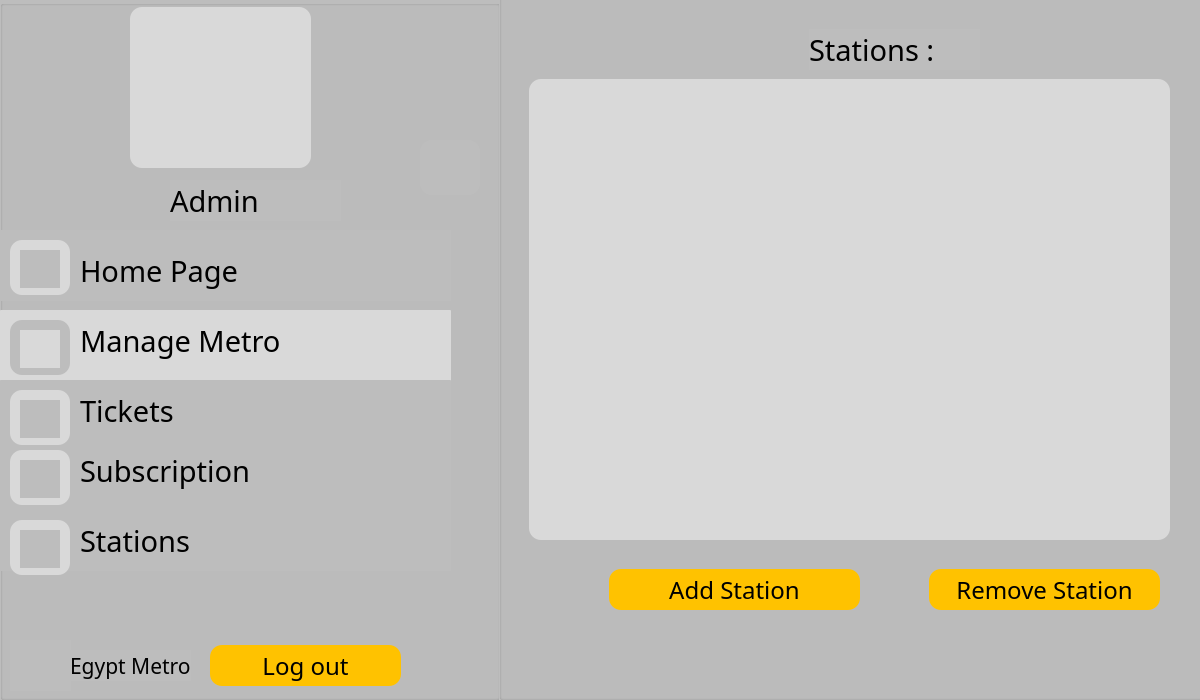
<?xml version="1.0" encoding="UTF-8"?>
<ui version="4.0">
 <class>AdmonManageMetroOptions</class>
 <widget class="QDialog" name="AdmonManageMetroOptions">
  <property name="geometry">
   <rect>
    <x>0</x>
    <y>0</y>
    <width>1200</width>
    <height>700</height>
   </rect>
  </property>
  <property name="windowTitle">
   <string>Dialog</string>
  </property>
  <widget class="QGroupBox" name="groupBox">
   <property name="geometry">
    <rect>
     <x>0</x>
     <y>0</y>
     <width>500</width>
     <height>700</height>
    </rect>
   </property>
   <property name="styleSheet">
    <string notr="true">background-color: #BDBDBD;</string>
   </property>
   <property name="title">
    <string/>
   </property>
   <widget class="QLabel" name="holder_2">
    <property name="geometry">
     <rect>
      <x>130</x>
      <y>7</y>
      <width>181</width>
      <height>161</height>
     </rect>
    </property>
    <property name="styleSheet">
     <string notr="true">background-color: #D9D9D9;
border-radius: 12;</string>
    </property>
    <property name="text">
     <string/>
    </property>
   </widget>
   <widget class="QLabel" name="homepic_2">
    <property name="geometry">
     <rect>
      <x>20</x>
      <y>250</y>
      <width>40</width>
      <height>38</height>
     </rect>
    </property>
    <property name="styleSheet">
     <string notr="true">background-color: #BDBDBD;</string>
    </property>
    <property name="text">
     <string/>
    </property>
   </widget>
   <widget class="QLabel" name="Metro_2">
    <property name="geometry">
     <rect>
      <x>10</x>
      <y>640</y>
      <width>61</width>
      <height>51</height>
     </rect>
    </property>
    <property name="text">
     <string/>
    </property>
   </widget>
   <widget class="QLabel" name="label_20">
    <property name="geometry">
     <rect>
      <x>70</x>
      <y>650</y>
      <width>121</width>
      <height>31</height>
     </rect>
    </property>
    <property name="font">
     <font>
      <family>BAXAUTRIAL</family>
      <pointsize>16</pointsize>
     </font>
    </property>
    <property name="text">
     <string>Egypt Metro</string>
    </property>
   </widget>
   <widget class="QPushButton" name="pushButton_11">
    <property name="geometry">
     <rect>
      <x>210</x>
      <y>645</y>
      <width>191</width>
      <height>41</height>
     </rect>
    </property>
    <property name="font">
     <font>
      <family>BAXAUTRIAL</family>
      <pointsize>18</pointsize>
     </font>
    </property>
    <property name="styleSheet">
     <string notr="true">background-color: #FFC200;
border-radius: 12;
color: black;</string>
    </property>
    <property name="text">
     <string>Log out</string>
    </property>
   </widget>
   <widget class="QLabel" name="username_2">
    <property name="geometry">
     <rect>
      <x>170</x>
      <y>180</y>
      <width>171</width>
      <height>41</height>
     </rect>
    </property>
    <property name="font">
     <font>
      <family>BAXAUTRIAL</family>
      <pointsize>22</pointsize>
     </font>
    </property>
    <property name="text">
     <string>Admin</string>
    </property>
   </widget>
   <widget class="QLabel" name="userpic_2">
    <property name="geometry">
     <rect>
      <x>160</x>
      <y>20</y>
      <width>141</width>
      <height>121</height>
     </rect>
    </property>
    <property name="styleSheet">
     <string notr="true">background-color: #D9D9D9;
border-radius: 12;</string>
    </property>
    <property name="text">
     <string/>
    </property>
   </widget>
   <widget class="QLabel" name="label_19">
    <property name="geometry">
     <rect>
      <x>80</x>
      <y>250</y>
      <width>171</width>
      <height>41</height>
     </rect>
    </property>
    <property name="font">
     <font>
      <family>BAXAUTRIAL</family>
      <pointsize>22</pointsize>
     </font>
    </property>
    <property name="styleSheet">
     <string notr="true">background-color: #BDBDBD;
border-radius: 1;</string>
    </property>
    <property name="text">
     <string>Home Page</string>
    </property>
   </widget>
   <widget class="QLabel" name="label_25">
    <property name="geometry">
     <rect>
      <x>80</x>
      <y>320</y>
      <width>221</width>
      <height>41</height>
     </rect>
    </property>
    <property name="font">
     <font>
      <family>BAXAUTRIAL</family>
      <pointsize>22</pointsize>
     </font>
    </property>
    <property name="styleSheet">
     <string notr="true">background-color: #D9D9D9;</string>
    </property>
    <property name="text">
     <string>Manage Metro</string>
    </property>
   </widget>
   <widget class="QLabel" name="label_27">
    <property name="geometry">
     <rect>
      <x>80</x>
      <y>450</y>
      <width>171</width>
      <height>41</height>
     </rect>
    </property>
    <property name="font">
     <font>
      <family>BAXAUTRIAL</family>
      <pointsize>22</pointsize>
     </font>
    </property>
    <property name="text">
     <string>Subscription</string>
    </property>
   </widget>
   <widget class="QPushButton" name="pushButton_21">
    <property name="geometry">
     <rect>
      <x>0</x>
      <y>310</y>
      <width>451</width>
      <height>71</height>
     </rect>
    </property>
    <property name="styleSheet">
     <string notr="true">background-color: #D9D9D9;
border-radius: 1;</string>
    </property>
    <property name="text">
     <string/>
    </property>
   </widget>
   <widget class="QPushButton" name="pushButton_22">
    <property name="geometry">
     <rect>
      <x>0</x>
      <y>380</y>
      <width>451</width>
      <height>71</height>
     </rect>
    </property>
    <property name="styleSheet">
     <string notr="true">background-color: #BDBDBD;
border-radius: 1;</string>
    </property>
    <property name="text">
     <string/>
    </property>
   </widget>
   <widget class="QPushButton" name="pushButton_23">
    <property name="geometry">
     <rect>
      <x>0</x>
      <y>440</y>
      <width>451</width>
      <height>71</height>
     </rect>
    </property>
    <property name="styleSheet">
     <string notr="true">background-color: #BDBDBD;
border-radius: 1;</string>
    </property>
    <property name="text">
     <string/>
    </property>
   </widget>
   <widget class="QPushButton" name="pushButton_10">
    <property name="geometry">
     <rect>
      <x>0</x>
      <y>230</y>
      <width>451</width>
      <height>71</height>
     </rect>
    </property>
    <property name="styleSheet">
     <string notr="true">background-color: #BDBDBD;
border-radius: 1;</string>
    </property>
    <property name="text">
     <string/>
    </property>
   </widget>
   <widget class="QPushButton" name="pushButton_25">
    <property name="geometry">
     <rect>
      <x>0</x>
      <y>500</y>
      <width>451</width>
      <height>71</height>
     </rect>
    </property>
    <property name="styleSheet">
     <string notr="true">background-color: #BDBDBD;
border-radius: 1;</string>
    </property>
    <property name="text">
     <string/>
    </property>
   </widget>
   <widget class="QLabel" name="label_29">
    <property name="geometry">
     <rect>
      <x>80</x>
      <y>520</y>
      <width>171</width>
      <height>41</height>
     </rect>
    </property>
    <property name="font">
     <font>
      <family>BAXAUTRIAL</family>
      <pointsize>22</pointsize>
     </font>
    </property>
    <property name="text">
     <string>Stations</string>
    </property>
   </widget>
   <widget class="QLabel" name="label_30">
    <property name="geometry">
     <rect>
      <x>80</x>
      <y>390</y>
      <width>171</width>
      <height>41</height>
     </rect>
    </property>
    <property name="font">
     <font>
      <family>BAXAUTRIAL</family>
      <pointsize>22</pointsize>
     </font>
    </property>
    <property name="text">
     <string>Tickets</string>
    </property>
   </widget>
   <widget class="QLabel" name="label_13">
    <property name="geometry">
     <rect>
      <x>10</x>
      <y>240</y>
      <width>60</width>
      <height>55</height>
     </rect>
    </property>
    <property name="styleSheet">
     <string notr="true">background-color: #D9D9D9;
border-radius: 12;</string>
    </property>
    <property name="text">
     <string/>
    </property>
   </widget>
   <widget class="QLabel" name="ManageMetro">
    <property name="geometry">
     <rect>
      <x>20</x>
      <y>330</y>
      <width>40</width>
      <height>38</height>
     </rect>
    </property>
    <property name="styleSheet">
     <string notr="true">background-color: #D9D9D9;</string>
    </property>
    <property name="text">
     <string/>
    </property>
   </widget>
   <widget class="QLabel" name="label_34">
    <property name="geometry">
     <rect>
      <x>10</x>
      <y>320</y>
      <width>60</width>
      <height>55</height>
     </rect>
    </property>
    <property name="styleSheet">
     <string notr="true">background-color: #BDBDBD;
border-radius: 12;</string>
    </property>
    <property name="text">
     <string/>
    </property>
   </widget>
   <widget class="QLabel" name="label_37">
    <property name="geometry">
     <rect>
      <x>10</x>
      <y>450</y>
      <width>60</width>
      <height>55</height>
     </rect>
    </property>
    <property name="styleSheet">
     <string notr="true">background-color: #D9D9D9;
border-radius: 12;</string>
    </property>
    <property name="text">
     <string/>
    </property>
   </widget>
   <widget class="QLabel" name="Subscribtion">
    <property name="geometry">
     <rect>
      <x>20</x>
      <y>460</y>
      <width>40</width>
      <height>38</height>
     </rect>
    </property>
    <property name="styleSheet">
     <string notr="true">background-color: #BDBDBD;</string>
    </property>
    <property name="text">
     <string/>
    </property>
   </widget>
   <widget class="QLabel" name="label_38">
    <property name="geometry">
     <rect>
      <x>10</x>
      <y>520</y>
      <width>60</width>
      <height>55</height>
     </rect>
    </property>
    <property name="styleSheet">
     <string notr="true">background-color: #D9D9D9;
border-radius: 12;</string>
    </property>
    <property name="text">
     <string/>
    </property>
   </widget>
   <widget class="QLabel" name="label_35">
    <property name="geometry">
     <rect>
      <x>10</x>
      <y>390</y>
      <width>60</width>
      <height>55</height>
     </rect>
    </property>
    <property name="styleSheet">
     <string notr="true">background-color: #D9D9D9;
border-radius: 12;</string>
    </property>
    <property name="text">
     <string/>
    </property>
   </widget>
   <widget class="QLabel" name="Station">
    <property name="geometry">
     <rect>
      <x>20</x>
      <y>530</y>
      <width>40</width>
      <height>38</height>
     </rect>
    </property>
    <property name="styleSheet">
     <string notr="true">background-color: #BDBDBD;</string>
    </property>
    <property name="text">
     <string/>
    </property>
   </widget>
   <widget class="QLabel" name="label_39">
    <property name="geometry">
     <rect>
      <x>420</x>
      <y>140</y>
      <width>60</width>
      <height>55</height>
     </rect>
    </property>
    <property name="styleSheet">
     <string notr="true">background-color: #BDBDBD;
border-radius: 12;</string>
    </property>
    <property name="text">
     <string/>
    </property>
   </widget>
   <widget class="QLabel" name="Ticket">
    <property name="geometry">
     <rect>
      <x>20</x>
      <y>400</y>
      <width>40</width>
      <height>38</height>
     </rect>
    </property>
    <property name="styleSheet">
     <string notr="true">background-color: #BDBDBD;</string>
    </property>
    <property name="text">
     <string/>
    </property>
   </widget>
   <zorder>pushButton_21</zorder>
   <zorder>label_34</zorder>
   <zorder>pushButton_10</zorder>
   <zorder>label_13</zorder>
   <zorder>pushButton_23</zorder>
   <zorder>pushButton_22</zorder>
   <zorder>holder_2</zorder>
   <zorder>homepic_2</zorder>
   <zorder>Metro_2</zorder>
   <zorder>label_20</zorder>
   <zorder>pushButton_11</zorder>
   <zorder>username_2</zorder>
   <zorder>userpic_2</zorder>
   <zorder>label_19</zorder>
   <zorder>label_25</zorder>
   <zorder>label_27</zorder>
   <zorder>pushButton_25</zorder>
   <zorder>label_29</zorder>
   <zorder>label_30</zorder>
   <zorder>ManageMetro</zorder>
   <zorder>label_37</zorder>
   <zorder>Subscribtion</zorder>
   <zorder>label_38</zorder>
   <zorder>label_35</zorder>
   <zorder>Station</zorder>
   <zorder>label_39</zorder>
   <zorder>Ticket</zorder>
  </widget>
  <widget class="QGroupBox" name="groupBox_2">
   <property name="geometry">
    <rect>
     <x>499</x>
     <y>-11</y>
     <width>801</width>
     <height>711</height>
    </rect>
   </property>
   <property name="styleSheet">
    <string notr="true">background-color: #BDBDBD;</string>
   </property>
   <property name="title">
    <string/>
   </property>
   <widget class="QLabel" name="label_21">
    <property name="geometry">
     <rect>
      <x>310</x>
      <y>40</y>
      <width>171</width>
      <height>41</height>
     </rect>
    </property>
    <property name="font">
     <font>
      <family>BAXAUTRIAL</family>
      <pointsize>22</pointsize>
     </font>
    </property>
    <property name="styleSheet">
     <string notr="true">background-color: #BDBDBD;
border-radius: 1;</string>
    </property>
    <property name="text">
     <string>Stations :</string>
    </property>
   </widget>
   <widget class="QPushButton" name="pushButton_12">
    <property name="geometry">
     <rect>
      <x>110</x>
      <y>580</y>
      <width>251</width>
      <height>41</height>
     </rect>
    </property>
    <property name="font">
     <font>
      <family>BAXAUTRIAL</family>
      <pointsize>18</pointsize>
     </font>
    </property>
    <property name="styleSheet">
     <string notr="true">background-color: #FFC200;
border-radius: 12;
color: black;</string>
    </property>
    <property name="text">
     <string>Add Station</string>
    </property>
   </widget>
   <widget class="QPushButton" name="pushButton_13">
    <property name="geometry">
     <rect>
      <x>430</x>
      <y>580</y>
      <width>231</width>
      <height>41</height>
     </rect>
    </property>
    <property name="font">
     <font>
      <family>BAXAUTRIAL</family>
      <pointsize>18</pointsize>
     </font>
    </property>
    <property name="styleSheet">
     <string notr="true">background-color: #FFC200;
border-radius: 12;
color: black;</string>
    </property>
    <property name="text">
     <string>Remove Station</string>
    </property>
   </widget>
   <widget class="QTextBrowser" name="textBrowser">
    <property name="geometry">
     <rect>
      <x>30</x>
      <y>90</y>
      <width>641</width>
      <height>461</height>
     </rect>
    </property>
    <property name="styleSheet">
     <string notr="true">background-color: #D9D9D9;
border-radius: 12;</string>
    </property>
   </widget>
  </widget>
 </widget>
 <resources/>
 <connections/>
</ui>
